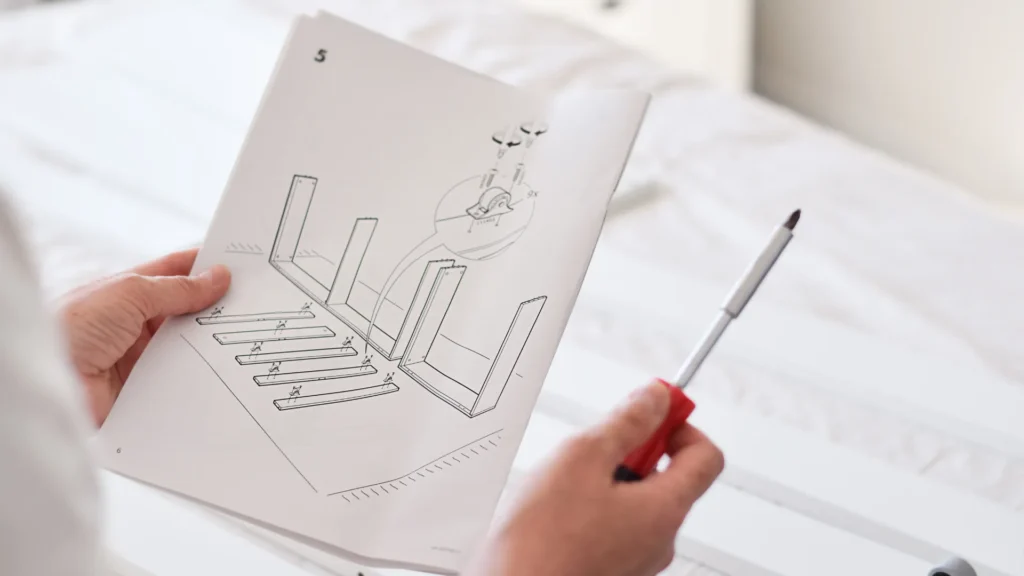
#> input picture modulo 2/image1.png, 1024 x 576 px
$ jupyter execute feat_detec_extract.ipynb
#> lines starting #> are read from the running program, lines starting #| are printed output that depends on the picture
[cell 1]
import numpy as np
import matplotlib.pyplot as plt
import cv2

[cell 2]
image = cv2.imread("image1.png")
#> image is the input picture: shape (576, 1024, 3); mean B, G, R 209.4, 209.8, 217
plt.imshow(cv2.cvtColor(image, cv2.COLOR_BGR2RGB))

[cell 3]
# Criando o detector SIFT
sift = cv2.SIFT_create()

# Detectando os keypoints e calculando os descritores
keypoints, descriptors = sift.detectAndCompute(image, None)
#> keypoints = 393 keypoints; strongest (x, y, size): (795, 217, 8.2), (510, 144, 3.4), (663, 463, 8.9), (538, 133, 3.1)

# Visualizando os keypoints
image_kp = cv2.drawKeypoints(image, keypoints, None, flags=cv2.DRAW_MATCHES_FLAGS_DRAW_RICH_KEYPOINTS)
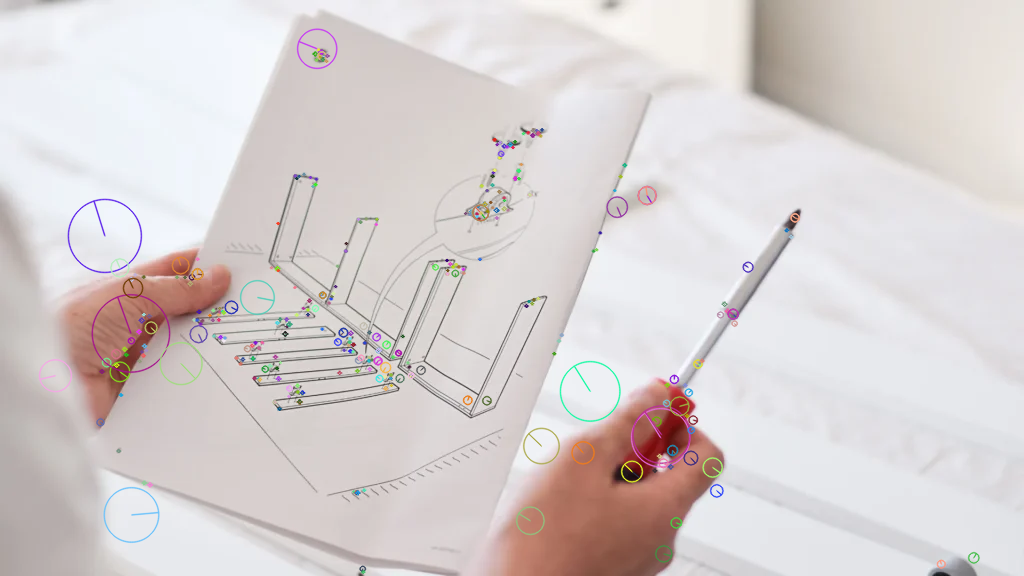
#> image_kp: shape (576, 1024, 3); mean B, G, R 209.1, 209.3, 216.3
plt.imshow(cv2.cvtColor(image_kp, cv2.COLOR_BGR2RGB))

[cell 4]
orb = cv2.ORB_create(30)

keypoints, descriptors = orb.detectAndCompute(image, None)
#> keypoints = 30 keypoints; strongest (x, y, size): (509, 144, 37.2), (798, 212, 44.6), (508, 144, 31), (796, 212, 64.3)

# Visualizando os keypoints
image_kp = cv2.drawKeypoints(image, keypoints, None, flags=cv2.DRAW_MATCHES_FLAGS_DRAW_RICH_KEYPOINTS)
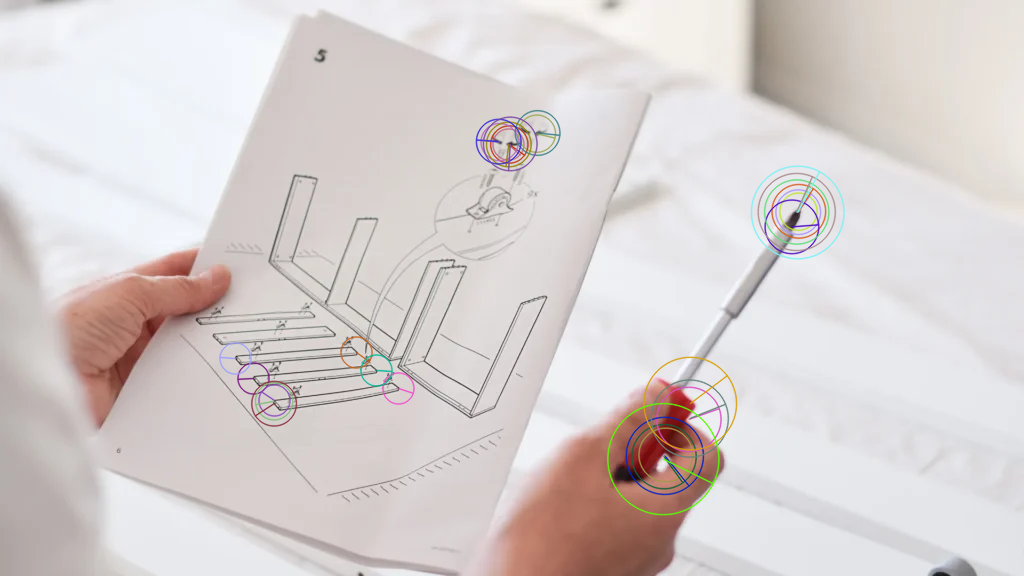
#> image_kp: shape (576, 1024, 3); mean B, G, R 208.7, 209.3, 216.2
plt.imshow(cv2.cvtColor(image_kp, cv2.COLOR_BGR2RGB))

$ run again, with modulo 2/image2.jpeg saved as modulo 2/image1.png
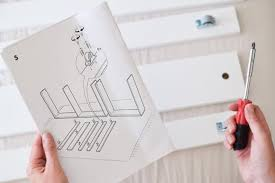
#> input picture modulo 2/image2.jpeg, 275 x 183 px
#> image is the input picture: shape (183, 275, 3); mean B, G, R 203.2, 203.1, 211.1
#> `keypoints, descriptors = sift.detectAndCompute(image, None)`: keypoints = 118 keypoints; strongest (x, y, size): (225, 76, 4.2), (242, 138, 14.7), (253, 45, 2.8), (235, 146, 5.4)
#> `image_kp = cv2.drawKeypoints(image, keypoints, None, flags=cv2.DRAW_MA..`:
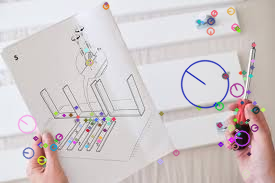
#> image_kp: shape (183, 275, 3); mean B, G, R 202.4, 201.2, 209.4
#> `keypoints, descriptors = orb.detectAndCompute(image, None)`: keypoints = 27 keypoints; strongest (x, y, size): (223, 76, 37.2), (223, 75, 31), (227, 76, 31), (226, 78, 31)
#> `image_kp = cv2.drawKeypoints(image, keypoints, None, flags=cv2.DRAW_MA..`:
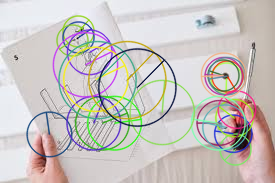
#> image_kp: shape (183, 275, 3); mean B, G, R 193.5, 196.7, 202.1
